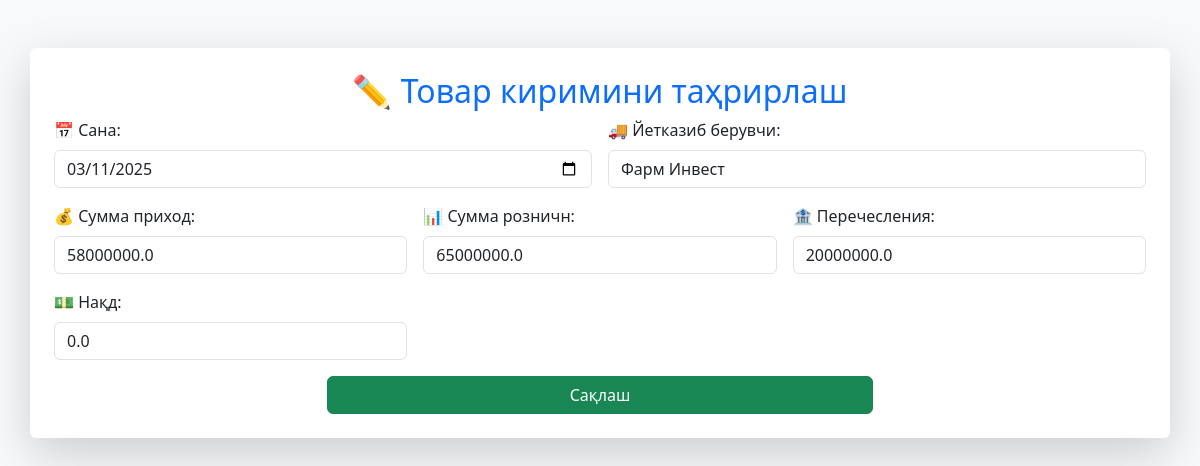
Screenshot of /edit_product_income/4 with the database file from the repository.
### tables this page shows
CREATE TABLE product_income (
            id INTEGER PRIMARY KEY AUTOINCREMENT,
            sana TEXT NOT NULL,
            yetkazib_beruvchi TEXT NOT NULL,
            summa_prixod REAL NOT NULL,
            perechesleniya REAL DEFAULT 0,
            nakd_pul REAL DEFAULT 0,
            qarz REAL NOT NULL
        , summa_roznichn REAL DEFAULT 0, natsenka REAL DEFAULT 0, nacenka REAL DEFAULT 0);

### routes.py (the view, shortened to what this page needs)
@bp.route("/edit_product_income/<int:id>", methods=["GET", "POST"])
def edit_product_income(id):
    conn = get_db_connection()
    income = conn.execute("SELECT * FROM product_income WHERE id = ?", (id,)).fetchone()
    if income is None:
        return "Маълумот топилмади", 404
    conn.close()
    return render_template("edit_product_income.html", income=income)

### app.py (called while the page is built)
@app.before_request
def update_user_activity():
    if "user_id" in session and "username" in session:
        conn = get_db_connection()
        conn.execute("""
            INSERT OR REPLACE INTO users_online (user_id, username, last_active)
            VALUES (?, ?, ?)
        """, (session["user_id"], session["username"], datetime.now()))
        conn.commit()
        conn.close()

@app.before_request
def update_user_online():
    if "user_id" in session:
        conn = get_db_connection()
        conn.execute("""
            INSERT OR REPLACE INTO users_online (user_id, username, last_active)
            VALUES (?, ?, ?)
        """, (session["user_id"], session["username"], datetime.now()))
        conn.commit()
        conn.close()

### database.py (called while the page is built)
def get_db_connection():
    conn = sqlite3.connect(DATABASE)
    conn.row_factory = sqlite3.Row  # JSON formatda natija qaytarish uchun
    return conn

### templates/edit_product_income.html (shortened to what this page needs)
<!DOCTYPE html>
<html lang="uz">
<head>
    <link href="https://cdn.jsdelivr.net/npm/bootstrap@5.3.0/dist/css/bootstrap.min.css" rel="stylesheet">
</head>
<body class="bg-light">
    <div class="container mt-5 p-4 bg-white shadow-lg rounded">
        <h2 class="text-center text-primary">✏ Товар киримини таҳрирлаш</h2>
        <form method="POST" class="row g-3">
            <div class="col-md-6">
                <label for="sana" class="form-label">📅 Сана:</label>
                <input type="date" id="sana" name="sana" class="form-control" value="{{ income.sana }}" required>
            </div>
            <div class="col-md-6">
                <label for="yetkazib_beruvchi" class="form-label">🚚 Йетказиб берувчи:</label>
                <input type="text" id="yetkazib_beruvchi" name="yetkazib_beruvchi" class="form-control" value="{{ income.yetkazib_beruvchi }}" required>
            </div>
            <div class="col-md-4">
                <label for="summa_prixod" class="form-label">💰 Сумма приход:</label>
                <input type="number" id="summa_prixod" name="summa_prixod" class="form-control" value="{{ income.summa_prixod }}" required>
            </div>
            <div class="col-md-4">
                <label for="summa_roznichn" class="form-label">📊 Сумма розничн:</label>
                <input type="number" id="summa_roznichn" name="summa_roznichn" class="form-control" value="{{ income.summa_roznichn }}" step="0.01" required>
            </div>
            <div class="col-md-4">
                <label for="perechesleniya" class="form-label">🏦 Перечесления:</label>
                <input type="number" id="perechesleniya" name="perechesleniya" class="form-control" value="{{ income.perechesleniya }}">
            </div>
            <div class="col-md-4">
                <label for="nakd_pul" class="form-label">💵 Нақд:</label>
                <input type="number" id="nakd_pul" name="nakd_pul" class="form-control" value="{{ income.nakd_pul }}">
            </div>
            <div class="col-12 text-center">
                <button type="submit" class="btn btn-success w-50">Сақлаш</button>
            </div>
        </form>
    </div>
</body>
</html>

### rows the page displays
product_income: sana "03/11/2025", yetkazib_beruvchi "Фарм Инвест", summa_prixod "58000000.0", summa_roznichn "65000000.0", perechesleniya "20000000.0", nakd_pul "0.0"
